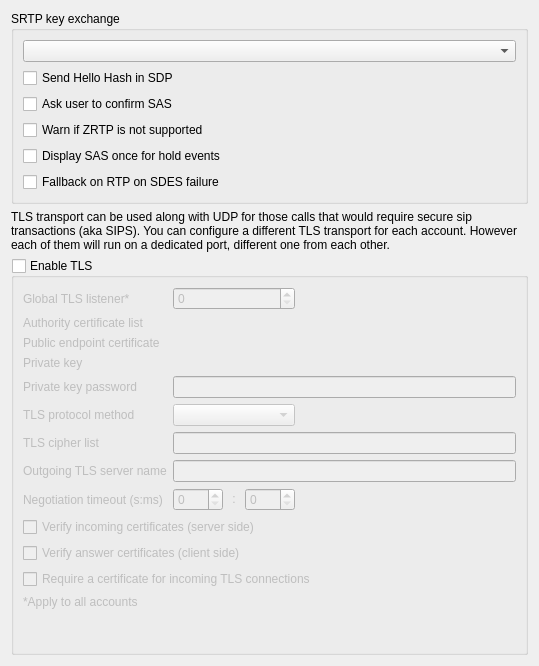
            <widget class="QWidget" name="scrollAreaWidgetContents">
             <property name="geometry">
              <rect>
               <x>0</x>
               <y>0</y>
               <width>539</width>
               <height>666</height>
              </rect>
             </property>
             <layout class="QGridLayout" name="gridLayout_5">
              <item row="2" column="0" colspan="2">
               <widget class="QLabel" name="label_tls_info">
                <property name="sizePolicy">
                 <sizepolicy hsizetype="Minimum" vsizetype="Minimum">
                  <horstretch>0</horstretch>
                  <verstretch>0</verstretch>
                 </sizepolicy>
                </property>
                <property name="text">
                 <string>TLS transport can be used along with UDP for those calls that would require secure sip transactions (aka SIPS). You can configure a different TLS transport for each account. However each of them will run on a dedicated port, different one from each other.</string>
                </property>
                <property name="wordWrap">
                 <bool>true</bool>
                </property>
               </widget>
              </item>
              <item row="3" column="0" colspan="2">
               <widget class="QGroupBox" name="group_security_tls">
                <property name="sizePolicy">
                 <sizepolicy hsizetype="Expanding" vsizetype="Expanding">
                  <horstretch>0</horstretch>
                  <verstretch>0</verstretch>
                 </sizepolicy>
                </property>
                <property name="title">
                 <string>Enable TLS</string>
                </property>
                <property name="checkable">
                 <bool>true</bool>
                </property>
                <property name="checked">
                 <bool>false</bool>
                </property>
                <layout class="QGridLayout" name="gridLayout_4">
                 <item row="0" column="0">
                  <widget class="QLabel" name="label_tls_listener">
                   <property name="text">
                    <string>Global TLS listener*</string>
                   </property>
                  </widget>
                 </item>
                 <item row="0" column="1" colspan="3">
                  <widget class="KIntSpinBox" name="spinbox_tls_listener">
                   <property name="maximum">
                    <number>65535</number>
                   </property>
                  </widget>
                 </item>
                 <item row="0" column="4" colspan="5">
                  <spacer name="horizontalSpacer_4">
                   <property name="orientation">
                    <enum>Qt::Horizontal</enum>
                   </property>
                   <property name="sizeHint" stdset="0">
                    <size>
                     <width>40</width>
                     <height>20</height>
                    </size>
                   </property>
                  </spacer>
                 </item>
                 <item row="1" column="0">
                  <widget class="QLabel" name="label_tls_authority">
                   <property name="text">
                    <string>Authority certificate list</string>
                   </property>
                  </widget>
                 </item>
                 <item row="1" column="1" colspan="8">
                  <widget class="KUrlRequester" name="file_tls_authority"/>
                 </item>
                 <item row="2" column="0">
                  <widget class="QLabel" name="label_tls_endpoint">
                   <property name="text">
                    <string>Public endpoint certificate</string>
                   </property>
                  </widget>
                 </item>
                 <item row="2" column="1" colspan="8">
                  <widget class="KUrlRequester" name="file_tls_endpoint"/>
                 </item>
                 <item row="3" column="0">
                  <widget class="QLabel" name="label_tls_private_key">
                   <property name="text">
                    <string>Private key</string>
                   </property>
                  </widget>
                 </item>
                 <item row="3" column="1" colspan="8">
                  <widget class="KUrlRequester" name="file_tls_private_key"/>
                 </item>
                 <item row="4" column="0">
                  <widget class="QLabel" name="label_tls_private_key_password">
                   <property name="text">
                    <string>Private key password</string>
                   </property>
                  </widget>
                 </item>
                 <item row="4" column="1" colspan="8">
                  <widget class="KLineEdit" name="edit_tls_private_key_password"/>
                 </item>
                 <item row="5" column="0">
                  <widget class="QLabel" name="label_tls_method">
                   <property name="text">
                    <string>TLS protocol method</string>
                   </property>
                  </widget>
                 </item>
                 <item row="5" column="1" colspan="3">
                  <widget class="KComboBox" name="combo_tls_method"/>
                 </item>
                 <item row="5" column="4" colspan="5">
                  <spacer name="horizontalSpacer_5">
                   <property name="orientation">
                    <enum>Qt::Horizontal</enum>
                   </property>
                   <property name="sizeHint" stdset="0">
                    <size>
                     <width>40</width>
                     <height>20</height>
                    </size>
                   </property>
                  </spacer>
                 </item>
                 <item row="6" column="0">
                  <widget class="QLabel" name="label_tls_cipher">
                   <property name="text">
                    <string>TLS cipher list</string>
                   </property>
                  </widget>
                 </item>
                 <item row="6" column="1" colspan="8">
                  <widget class="KLineEdit" name="edit_tls_cipher"/>
                 </item>
                 <item row="7" column="0">
                  <widget class="QLabel" name="label_tls_outgoing">
                   <property name="text">
                    <string>Outgoing TLS server name</string>
                   </property>
                  </widget>
                 </item>
                 <item row="7" column="1" colspan="8">
                  <widget class="KLineEdit" name="edit_tls_outgoing"/>
                 </item>
                 <item row="8" column="0">
                  <widget class="QLabel" name="label_tls_timeout">
                   <property name="text">
                    <string>Negotiation timeout (s:ms)</string>
                   </property>
                  </widget>
                 </item>
                 <item row="8" column="1">
                  <widget class="KIntSpinBox" name="spinbox_tls_timeout_sec">
                   <property name="sizePolicy">
                    <sizepolicy hsizetype="Fixed" vsizetype="Fixed">
                     <horstretch>0</horstretch>
                     <verstretch>0</verstretch>
                    </sizepolicy>
                   </property>
                   <property name="minimumSize">
                    <size>
                     <width>50</width>
                     <height>0</height>
                    </size>
                   </property>
                  </widget>
                 </item>
                 <item row="9" column="0" colspan="5">
                  <widget class="QCheckBox" name="check_tls_incoming">
                   <property name="text">
                    <string>Verify incoming certificates (server side)</string>
                   </property>
                  </widget>
                 </item>
                 <item row="10" column="0" colspan="5">
                  <widget class="QCheckBox" name="check_tls_answer">
                   <property name="text">
                    <string>Verify answer certificates (client side)</string>
                   </property>
                  </widget>
                 </item>
                 <item row="11" column="0" colspan="5">
                  <widget class="QCheckBox" name="check_tls_requier_cert">
                   <property name="text">
                    <string>Require a certificate for incoming TLS connections</string>
                   </property>
                  </widget>
                 </item>
                 <item row="12" column="0">
                  <widget class="QLabel" name="label_tls_details">
                   <property name="text">
                    <string>*Apply to all accounts</string>
                   </property>
                  </widget>
                 </item>
                 <item row="13" column="0">
                  <spacer name="verticalSpacer">
                   <property name="orientation">
                    <enum>Qt::Vertical</enum>
                   </property>
                   <property name="sizeHint" stdset="0">
                    <size>
                     <width>20</width>
                     <height>40</height>
                    </size>
                   </property>
                  </spacer>
                 </item>
                 <item row="8" column="4" colspan="5">
                  <spacer name="horizontalSpacer_3">
                   <property name="orientation">
                    <enum>Qt::Horizontal</enum>
                   </property>
                   <property name="sizeHint" stdset="0">
                    <size>
                     <width>40</width>
                     <height>20</height>
                    </size>
                   </property>
                  </spacer>
                 </item>
                 <item row="8" column="3">
                  <widget class="KIntSpinBox" name="spinbox_tls_timeout_msec">
                   <property name="sizePolicy">
                    <sizepolicy hsizetype="Fixed" vsizetype="Fixed">
                     <horstretch>0</horstretch>
                     <verstretch>0</verstretch>
                    </sizepolicy>
                   </property>
                   <property name="minimumSize">
                    <size>
                     <width>50</width>
                     <height>0</height>
                    </size>
                   </property>
                  </widget>
                 </item>
                 <item row="8" column="2">
                  <widget class="QLabel" name="label_timeout2">
                   <property name="sizePolicy">
                    <sizepolicy hsizetype="Minimum" vsizetype="Minimum">
                     <horstretch>0</horstretch>
                     <verstretch>0</verstretch>
                    </sizepolicy>
                   </property>
                   <property name="minimumSize">
                    <size>
                     <width>10</width>
                     <height>0</height>
                    </size>
                   </property>
                   <property name="maximumSize">
                    <size>
                     <width>10</width>
                     <height>16777215</height>
                    </size>
                   </property>
                   <property name="text">
                    <string>&lt;center&gt;:&lt;/center&gt;</string>
                   </property>
                  </widget>
                 </item>
                </layout>
               </widget>
              </item>
              <item row="0" column="0" colspan="2">
               <widget class="QGroupBox" name="groupbox_STRP_keyexchange">
                <property name="title">
                 <string>SRTP key exchange</string>
                </property>
                <layout class="QVBoxLayout" name="verticalLayout_2">
                 <item>
                  <widget class="KComboBox" name="combo_security_STRP">
                   <property name="sizePolicy">
                    <sizepolicy hsizetype="Minimum" vsizetype="Fixed">
                     <horstretch>0</horstretch>
                     <verstretch>0</verstretch>
                    </sizepolicy>
                   </property>
                  </widget>
                 </item>
                 <item>
                  <widget class="QCheckBox" name="checkbox_ZTRP_send_hello">
                   <property name="text">
                    <string>Send Hello Hash in SDP</string>
                   </property>
                  </widget>
                 </item>
                 <item>
                  <widget class="QCheckBox" name="checkbox_ZRTP_warn_supported">
                   <property name="text">
                    <string>Ask user to confirm SAS</string>
                   </property>
                  </widget>
                 </item>
                 <item>
                  <widget class="QCheckBox" name="checkbox_ZRTP_Ask_user">
                   <property name="text">
                    <string>Warn if ZRTP is not supported</string>
                   </property>
                  </widget>
                 </item>
                 <item>
                  <widget class="QCheckBox" name="checkbox_ZRTP_display_SAS">
                   <property name="text">
                    <string>Display SAS once for hold events</string>
                   </property>
                  </widget>
                 </item>
                 <item>
                  <widget class="QCheckBox" name="checkbox_SDES_fallback_rtp">
                   <property name="text">
                    <string>Fallback on RTP on SDES failure</string>
                   </property>
                  </widget>
                 </item>
                </layout>
               </widget>
              </item>
             </layout>
            </widget>
